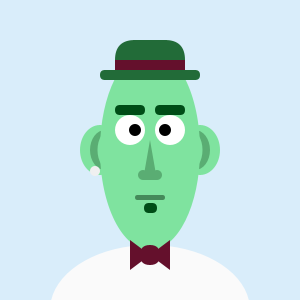
Frame 1 (no input)
Frame 60 (the mouse pressed at the canvas centre just before this capture): identical to frame 1, image omitted
Frame 120 (the mouse held since frame 60 and released just before this capture): identical to frame 1, image omitted

The Processing sketch that drew this single still picture (run headless with seeded random() and noise(); from frame 60 on, the mouse is pressed at the canvas centre):

// Processing sketch: processing_139689
// ── processing_139689.pde

int hatA;
int hatB;
int hatC;
int mouthw; 
int mouthx; 
int mouthh;
int soulpatch;
int nose1; 
int nose2; 
int nose3;
int nose4; 
float earheight = 0;
float earing = 21; 
float eyesize = 30;
float pupilsize = 12;
float bowtiecolorR = 100;
float bowtiecolorG = 16;
float bowtiecolorB = 44;
float hatcolorR = 34; 
float hatcolorG = 107; 
float hatcolorB = 56;
float eyebrow = -45;
boolean clicked=false;

void setup(){
  size(300,300);
  background(217,237,250);
}

void keyPressed(){
  clicked=! clicked;
  earheight = random(-10,10);
  earing = random(20,22);
  eyesize = random(25,38);
  pupilsize = random(5,18);
  bowtiecolorR = random(10,200);
  bowtiecolorG = random(10,100);
  bowtiecolorB = random(10,200);
  hatcolorR = random (10,100);
  hatcolorG = random(100,200);
  hatcolorB = random(10,200);
  eyebrow = random(-68,-38);
}

void draw(){
  background(217,237,250);
 if (clicked == false){
    hatA = -80;
    hatB = -110;
    hatC = -90;
    mouthw = 30; 
    mouthx = -15;
    mouthh = 5;
    soulpatch = 53;
    nose1 = -7;
    nose2 = 7;
    nose3 = 10;
    nose4 = 25;
  }
  if (clicked == true){
    hatA = -100;
    hatB = -130;
    hatC = -110;
    mouthw = 15; 
    mouthx = -7;
    mouthh = 13;
    soulpatch = 60;
    nose1 = -10;
    nose2 = 10;
    nose3 = 13;
    nose4 = 23;
  }
    translate(150,150);
    noStroke();
 
    //ears
    fill(127,227,159);
    ellipse(-50,earheight,40,50);
    ellipse(50,earheight,40,50);
    fill(90,173,115);
    ellipse(-45,earheight,30,40);
    ellipse(45,earheight,30,40);
    fill(127,227,159);
    ellipse(-40,earheight,25,40);
    ellipse(40,earheight,25,40);
     
    //earing
    fill(240,240,240);
    ellipse(-55,earing,10,10);
     
    //shirt
    fill(250,250,250);
    ellipse(0,160,200,130);
     
    //face
    fill(127,227,159);
    ellipse(0,0,100,200);
     
    //eyes
    fill(255,255,255);
    ellipse(20,-20,eyesize,eyesize);
    ellipse(-20,-20,eyesize,eyesize);
     
    //pupil
    fill(0,0,0);
    ellipse(15,-20,pupilsize,pupilsize);
    ellipse(-15,-20,pupilsize,pupilsize);
     
    //eyebrows
    fill(0,77,23);
    rect(5,eyebrow,30,10,10);
    rect(-35,eyebrow,30,10,10);
     
    //soulpatch
    rect(-6,soulpatch,13,10,10);
     
    //nose
    fill(90,173,115);
    triangle(0,-10,nose1,30,nose2,30);
    ellipse(nose1,nose4,nose3,nose3);
    ellipse(nose2,nose4,nose3,nose3);
     
    //mouth
    fill(69,138,90);
    rect(mouthx,45,mouthw,mouthh,10);
     
    //hat
    fill(hatcolorR,hatcolorG,hatcolorB);
    rect(-50,hatA,100,10,10);
    rect(-35,hatB,70,40,20);
    fill(bowtiecolorR,bowtiecolorG,bowtiecolorB);
    rect(-35,hatC,70,10);
     
    //bowtie
    fill(bowtiecolorR,bowtiecolorG,bowtiecolorB);
    rect(-10,95,20,20,10);
    triangle(-20,90,0,105,-20,120);
    triangle(20,90,0,105,20,120);
}


 
    
